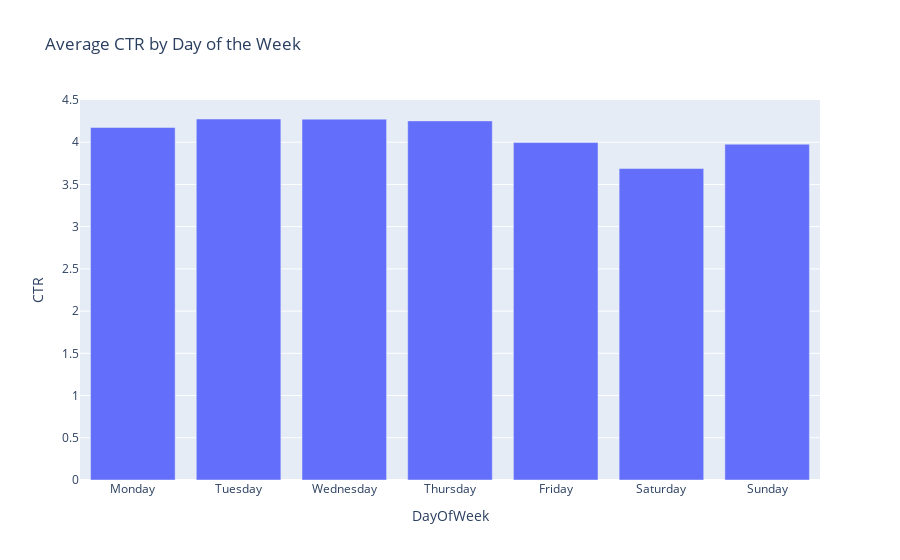

Source (notebook cell):
### Code cell
px.bar(day_of_week_ctr,x='DayOfWeek',y='CTR',title='Average CTR by Day of the Week')

### Figure 1 — Plotly figure (JSON) as saved in the notebook; plotly's stock layout.template omitted (floating-point values rounded to 4 significant figures)
{"data": [{"alignmentgroup": "True", "hovertemplate": "DayOfWeek=%{x}<br>CTR=%{y}<extra></extra>", "legendgroup": "", "marker": {"color": "#636efa", "pattern": {"shape": ""}}, "name": "", "offsetgroup": "", "orientation": "v", "showlegend": false, "textposition": "auto", "type": "bar", "x": ["Monday", "Tuesday", "Wednesday", "Thursday", "Friday", "Saturday", "Sunday"], "xaxis": "x", "y": [4.174, 4.275, 4.273, 4.252, 3.996, 3.688, 3.977], "yaxis": "y"}], "layout": {"autosize": true, "barmode": "relative", "legend": {"tracegroupgap": 0}, "title": {"text": "Average CTR by Day of the Week"}, "xaxis": {"anchor": "y", "autorange": true, "domain": [0, 1], "range": [-0.5, 6.5], "title": {"text": "DayOfWeek"}, "type": "category"}, "yaxis": {"anchor": "x", "autorange": true, "domain": [0, 1], "range": [0, 4.5], "title": {"text": "CTR"}, "type": "linear"}}}
